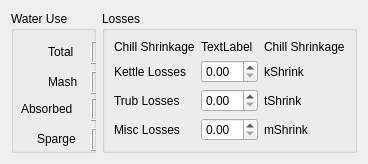
       <widget class="QWidget" name="water">
        <attribute name="title">
         <string>Water</string>
        </attribute>
        <layout class="QGridLayout" name="gridLayout_19">
         <item row="0" column="0">
          <widget class="QGroupBox" name="waterUseBox">
           <property name="title">
            <string>Water Use</string>
           </property>
           <widget class="QLabel" name="waterTotalLabel">
            <property name="geometry">
             <rect>
              <x>37</x>
              <y>33</y>
              <width>57</width>
              <height>15</height>
             </rect>
            </property>
            <property name="text">
             <string>Total</string>
            </property>
           </widget>
           <widget class="QLCDNumber" name="waterTotalLCD">
            <property name="geometry">
             <rect>
              <x>80</x>
              <y>30</y>
              <width>64</width>
              <height>23</height>
             </rect>
            </property>
            <property name="segmentStyle">
             <enum>QLCDNumber::Flat</enum>
            </property>
           </widget>
           <widget class="QLabel" name="waterTotalUnits">
            <property name="geometry">
             <rect>
              <x>157</x>
              <y>34</y>
              <width>57</width>
              <height>15</height>
             </rect>
            </property>
            <property name="text">
             <string>totalUnit</string>
            </property>
           </widget>
           <widget class="QLabel" name="waterMashLabel">
            <property name="geometry">
             <rect>
              <x>37</x>
              <y>63</y>
              <width>57</width>
              <height>15</height>
             </rect>
            </property>
            <property name="text">
             <string>Mash</string>
            </property>
           </widget>
           <widget class="QLabel" name="waterMashUnits">
            <property name="geometry">
             <rect>
              <x>157</x>
              <y>64</y>
              <width>57</width>
              <height>15</height>
             </rect>
            </property>
            <property name="text">
             <string>mashUnit</string>
            </property>
           </widget>
           <widget class="QLCDNumber" name="waterMashLCD">
            <property name="geometry">
             <rect>
              <x>80</x>
              <y>60</y>
              <width>64</width>
              <height>23</height>
             </rect>
            </property>
            <property name="segmentStyle">
             <enum>QLCDNumber::Flat</enum>
            </property>
           </widget>
           <widget class="QLCDNumber" name="waterAbsorbedLCD">
            <property name="geometry">
             <rect>
              <x>80</x>
              <y>87</y>
              <width>64</width>
              <height>23</height>
             </rect>
            </property>
            <property name="segmentStyle">
             <enum>QLCDNumber::Flat</enum>
            </property>
           </widget>
           <widget class="QLabel" name="waterAbsorbedUnits">
            <property name="geometry">
             <rect>
              <x>157</x>
              <y>91</y>
              <width>57</width>
              <height>15</height>
             </rect>
            </property>
            <property name="text">
             <string>mashUnit</string>
            </property>
           </widget>
           <widget class="QLabel" name="waterAbsorbedLabel">
            <property name="geometry">
             <rect>
              <x>10</x>
              <y>90</y>
              <width>57</width>
              <height>15</height>
             </rect>
            </property>
            <property name="text">
             <string>Absorbed</string>
            </property>
           </widget>
           <widget class="QLCDNumber" name="waterSpargeLCD">
            <property name="geometry">
             <rect>
              <x>80</x>
              <y>117</y>
              <width>64</width>
              <height>23</height>
             </rect>
            </property>
            <property name="segmentStyle">
             <enum>QLCDNumber::Flat</enum>
            </property>
           </widget>
           <widget class="QLabel" name="waterSpargeUnits">
            <property name="geometry">
             <rect>
              <x>157</x>
              <y>121</y>
              <width>57</width>
              <height>15</height>
             </rect>
            </property>
            <property name="text">
             <string>mashUnit</string>
            </property>
           </widget>
           <widget class="QLabel" name="waterSpargeLabel">
            <property name="geometry">
             <rect>
              <x>26</x>
              <y>120</y>
              <width>57</width>
              <height>15</height>
             </rect>
            </property>
            <property name="text">
             <string>Sparge</string>
            </property>
           </widget>
           <widget class="QLabel" name="waterColLabel">
            <property name="geometry">
             <rect>
              <x>10</x>
              <y>150</y>
              <width>61</width>
              <height>16</height>
             </rect>
            </property>
            <property name="text">
             <string>To Collect</string>
            </property>
           </widget>
           <widget class="QDoubleSpinBox" name="waterColSpin">
            <property name="geometry">
             <rect>
              <x>80</x>
              <y>145</y>
              <width>66</width>
              <height>24</height>
             </rect>
            </property>
           </widget>
           <widget class="QLabel" name="waterColUnit">
            <property name="geometry">
             <rect>
              <x>157</x>
              <y>150</y>
              <width>57</width>
              <height>15</height>
             </rect>
            </property>
            <property name="text">
             <string>mashUnit</string>
            </property>
           </widget>
           <widget class="QDoubleSpinBox" name="waterPostSpin">
            <property name="geometry">
             <rect>
              <x>80</x>
              <y>175</y>
              <width>66</width>
              <height>24</height>
             </rect>
            </property>
           </widget>
           <widget class="QLabel" name="waterPostUnit">
            <property name="geometry">
             <rect>
              <x>157</x>
              <y>180</y>
              <width>57</width>
              <height>15</height>
             </rect>
            </property>
            <property name="text">
             <string>mashUnit</string>
            </property>
           </widget>
           <widget class="QLabel" name="waterPostLabel">
            <property name="geometry">
             <rect>
              <x>10</x>
              <y>180</y>
              <width>61</width>
              <height>16</height>
             </rect>
            </property>
            <property name="text">
             <string>Post Boil</string>
            </property>
           </widget>
           <widget class="QDoubleSpinBox" name="waterFinalSpin">
            <property name="geometry">
             <rect>
              <x>80</x>
              <y>203</y>
              <width>66</width>
              <height>24</height>
             </rect>
            </property>
           </widget>
           <widget class="QLabel" name="waterFinalUnit">
            <property name="geometry">
             <rect>
              <x>157</x>
              <y>208</y>
              <width>57</width>
              <height>15</height>
             </rect>
            </property>
            <property name="text">
             <string>mashUnit</string>
            </property>
           </widget>
           <widget class="QLabel" name="waterFinalLabel">
            <property name="geometry">
             <rect>
              <x>11</x>
              <y>208</y>
              <width>61</width>
              <height>16</height>
             </rect>
            </property>
            <property name="text">
             <string>Final Vol</string>
            </property>
           </widget>
          </widget>
         </item>
         <item row="0" column="1">
          <widget class="QGroupBox" name="waterLossesBox">
           <property name="title">
            <string>Losses</string>
           </property>
           <layout class="QGridLayout" name="gridLayout_18">
            <item row="0" column="0">
             <widget class="QLabel" name="waterChillLabel">
              <property name="text">
               <string>Chill Shrinkage</string>
              </property>
             </widget>
            </item>
            <item row="0" column="1">
             <widget class="QLabel" name="waterChillValue">
              <property name="text">
               <string>TextLabel</string>
              </property>
             </widget>
            </item>
            <item row="0" column="2">
             <widget class="QLabel" name="waterChillUnit">
              <property name="text">
               <string>Chill Shrinkage</string>
              </property>
             </widget>
            </item>
            <item row="1" column="0">
             <widget class="QLabel" name="waterKetLabel">
              <property name="text">
               <string>Kettle Losses</string>
              </property>
             </widget>
            </item>
            <item row="1" column="1">
             <widget class="QDoubleSpinBox" name="waterKetSpin"/>
            </item>
            <item row="1" column="2">
             <widget class="QLabel" name="waterKetUnit">
              <property name="text">
               <string>kShrink</string>
              </property>
             </widget>
            </item>
            <item row="2" column="0">
             <widget class="QLabel" name="waterTrubLabel">
              <property name="text">
               <string>Trub Losses</string>
              </property>
             </widget>
            </item>
            <item row="2" column="1">
             <widget class="QDoubleSpinBox" name="waterTrubSpin"/>
            </item>
            <item row="2" column="2">
             <widget class="QLabel" name="waterTrubUnit">
              <property name="text">
               <string>tShrink</string>
              </property>
             </widget>
            </item>
            <item row="3" column="0">
             <widget class="QLabel" name="waterMiscLabel">
              <property name="text">
               <string>Misc Losses</string>
              </property>
             </widget>
            </item>
            <item row="3" column="1">
             <widget class="QDoubleSpinBox" name="waterMiscSpin"/>
            </item>
            <item row="3" column="2">
             <widget class="QLabel" name="waterMiscUnit">
              <property name="text">
               <string>mShrink</string>
              </property>
             </widget>
            </item>
           </layout>
          </widget>
         </item>
        </layout>
       </widget>
